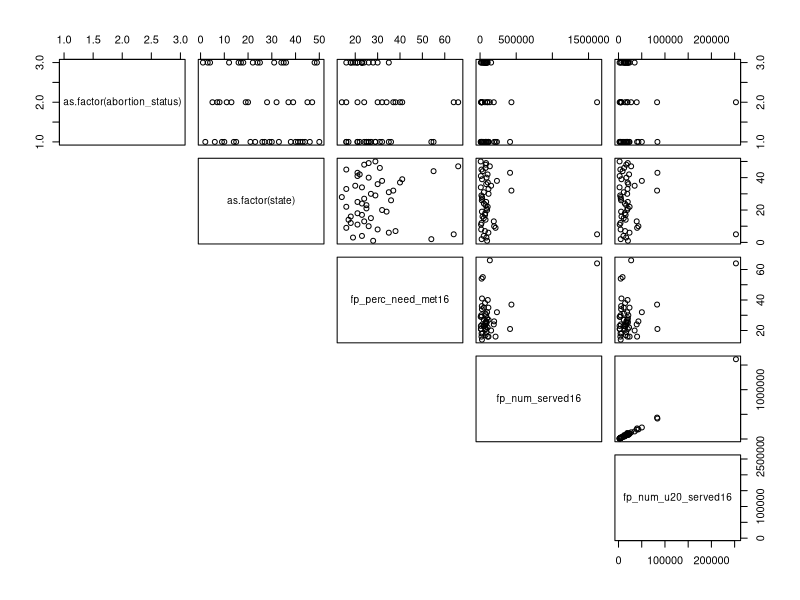
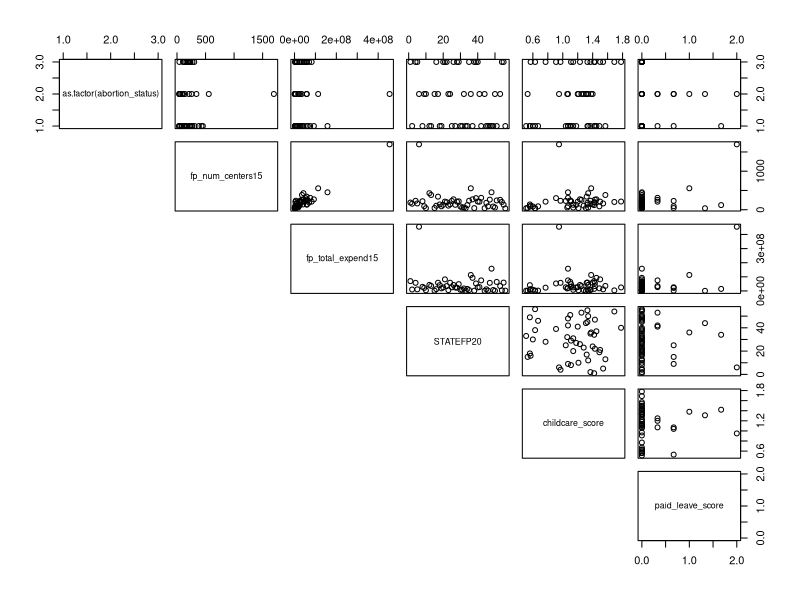
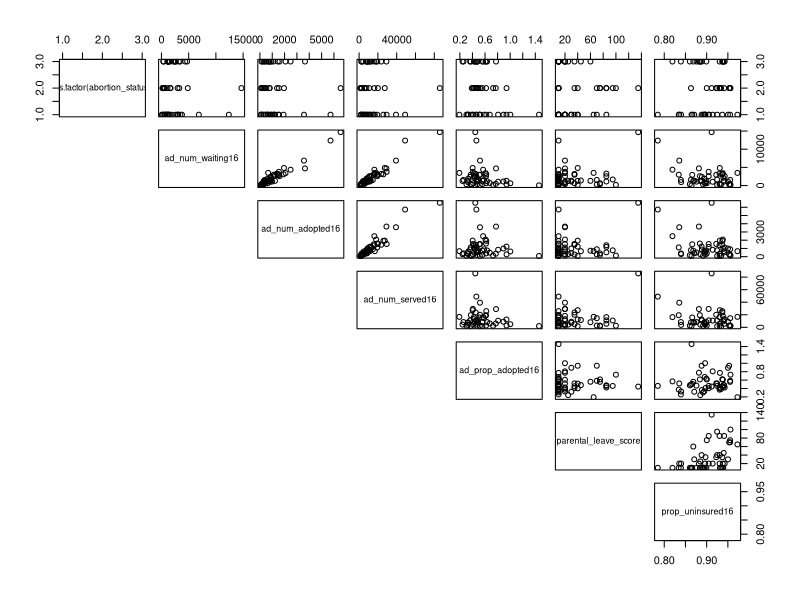

Recreate these plots in R, in order. (Note: this script raises an error after producing the figures.)
library(dplyr)
library(tidyverse)
library(knitr)
library(broom)
library(nnet)

data <- read_csv("data/all_national_data.csv")
data <- data %>%
  mutate(abortion_status = as.factor(abortion_status))

ellipse::pairs(as.factor(abortion_status) ~ as.factor(state) + fp_perc_need_met16 + fp_num_served16 + fp_num_u20_served16, 
             data = data, lower.panel = NULL) # linear relationship between fp_num_served16 and fp_num_u20_served16
ellipse::pairs(as.factor(abortion_status) ~ fp_num_centers15 + fp_total_expend15 + STATEFP20 + childcare_score + paid_leave_score, 
               data = data, lower.panel = NULL) #linear relatnshp between fp_num_centers15 and fp_total_expend15
ellipse::pairs(as.factor(abortion_status) ~ ad_num_waiting16 + ad_num_adopted16 + ad_num_served16 + ad_prop_adopted16 + parental_leave_score + prop_uninsured16, 
               data = data, lower.panel = NULL) #lin relation btwn ad_num_waiting16 & ad_num_adopted16 and ad_num_waiting16 & ad_num_served16 and ad_num_adopted16 & ad_num_served16 

full <- multinom(as.factor(abortion_status) ~ fp_perc_need_met16 + fp_num_served16 + fp_num_u20_served16 + fp_num_centers15 
            + fp_total_expend15 + STATEFP20 + ad_num_waiting16 + ad_num_adopted16+ad_num_served16+
              ad_prop_adopted16+parental_leave_score+prop_uninsured16 + fp_num_served16*fp_num_u20_served16 + 
              fp_num_centers15*fp_total_expend15 + ad_num_waiting16*ad_num_adopted16 + ad_num_waiting16*ad_num_served16
            + ad_num_adopted16*ad_num_served16, data = data)

kable(tidy(full), 
      format = "markdown", digits = 3, caption = "Full Model")
kable(confint(full), format = "markdown", digits = 3, caption = "Full Model Confidence Intervals")

regfit_backward <- step(full, direction = "backward")


best_model <- multinom(as.factor(abortion_status) ~ ad_num_waiting16*ad_num_adopted16 + ad_num_adopted16*ad_num_served16
                       + prop_uninsured16 + ad_prop_adopted16 + STATEFP20 + fp_num_served16*fp_num_u20_served16
                       + fp_total_expend15 + parental_leave_score + fp_perc_need_met16 + fp_num_centers15, data = data)

kable(tidy(best_model), 
      format = "markdown", digits = 3, caption = "Best Model") 
kable(confint(best_model), format = "markdown", digits = 3, caption = "Best Model Confidence Intervals")

# prediction of model
pred <- predict(best_model, type = "class")
table(data$abortion_status, pred)
